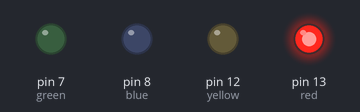
Recording of a sketch running on a simulated Arduino Uno, built with avr-gcc and run on an emulated ATmega328P. Parts: output pins drawn as LEDs (lit = HIGH).

Above: at 0.1 s.
At 0.7 s:
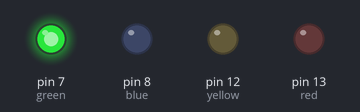
At 1.7 s:
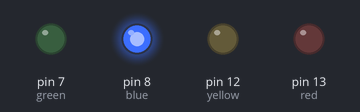
At 2.7 s:
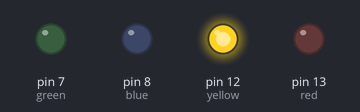
Timing chart, 0 to 3.0 s (numbered marks = the images above):
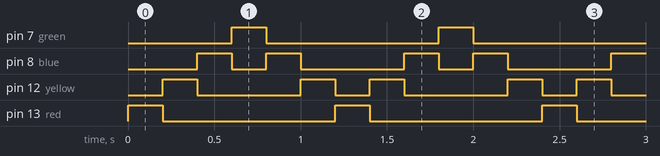

Measured:
- by itself, pin 7 (green), pin 13 (red): alternates HIGH for 0.20 s and LOW for 1.0 s
- by itself, pin 8 (blue): repeats every 1.2 s: LOW 0.20 s, HIGH 0.20 s, LOW 0.60 s, HIGH 0.20 s
- by itself, pin 12 (yellow): repeats every 1.2 s: LOW 0.60 s, HIGH 0.20 s, LOW 0.20 s, HIGH 0.20 s

The sketch:

3_light_chaser_program_21.ino
```cpp
/* Light Chaser program 2

This program will make 4 different LEDs blink one after
another from left to right and vice versa consistenly to give the illusion
of a light chaser */

int red = 13;//Assigning the bit value of pin 13 to the integer "red"
int yellow = 12; //Assigning the bit value of pin 12 to the integer "yellow"
int blue = 8; //Assigning the bit value of pin 8 to the integer "blue"
int green = 7; //Assigning the bit value of pin 7 to the integer "green"

void setup() // the setup function runs once when you press reset or power the board
{
  pinMode(red, OUTPUT); //Assigning "red" as an output
  pinMode(yellow, OUTPUT); //Assigning "yellow" as an output
  pinMode(blue, OUTPUT); //Assigning "blue" as an output
  pinMode(green, OUTPUT); //Assigning "green" as an output
}


void loop() // the loop function runs over and over again forever
{
  digitalWrite(yellow, LOW); //Yellow LED is off
  digitalWrite(red, HIGH); //Red LED is on
  delay(200); // Wait for 200 millisecond(s)
  digitalWrite(red, LOW); //Red LED is off
  digitalWrite(yellow, HIGH); //Yellow LED is on
  delay(200); // Wait for 200 millisecond(s)
  digitalWrite(yellow, LOW); //Yellow LED is off
  digitalWrite(blue, HIGH); //Blue LED is on
  delay(200); // Wait for 200 millisecond(s)
  digitalWrite(blue, LOW); //Blue LED is off
  digitalWrite(green, HIGH); //Green LED is on
  delay(200); // Wait for 200 millisecond(s)
  digitalWrite(green, LOW); //Green LED is off
  digitalWrite(blue, HIGH); //Blue LED is on
  delay(200); // Wait for 200 millisecond(s)
  digitalWrite(blue, LOW); //Blue LED is off
  digitalWrite(yellow, HIGH); //Yellow LED is on
  delay(200); // Wait for 200 millisecond(s)


}
```
